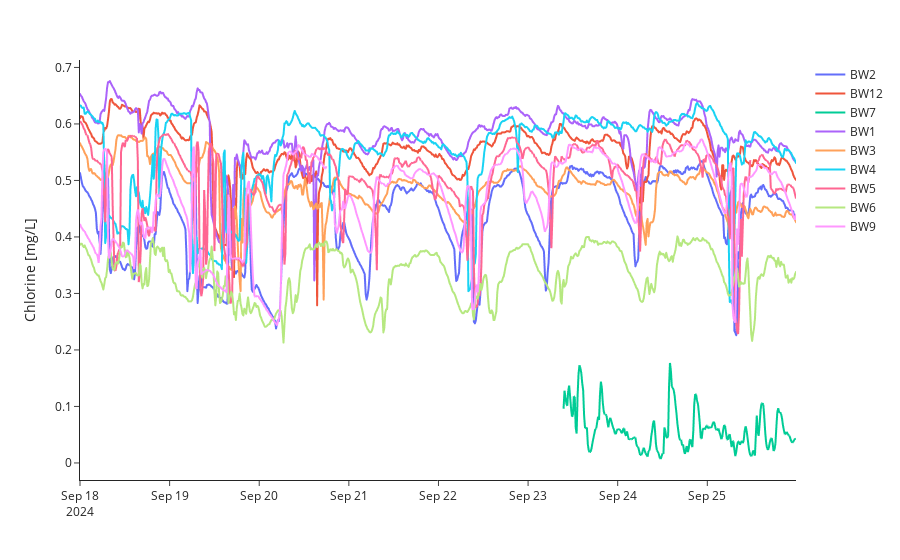

This figure's notebook cell:
### Markdown cell above
### Time series plotting
Chlorine data.

### Code cell
try:
    wq_bwfl_ids = wq_df['bwfl_id'].unique()
    plot_wq_df = wq_df[(wq_df['data_type'] == 'chlorine')]
    fig = px.line(
        plot_wq_df,
        x='datetime',
        y='mean',
        color='bwfl_id',
    )
    fig.update_layout(
        xaxis_title='',
        yaxis_title='Chlorine [mg/L]',
        legend_title_text='',
        template='simple_white',
        height=450,
    )
    fig.show()
except:
    print("Plotting data not available.")

### Figure 1 — Plotly figure (JSON) as saved in the notebook; plotly's stock layout.template omitted (floating-point values rounded to 4 significant figures; data arrays with more than 128 entries replaced by an {"elided": "..."} marker saying what was removed)
{"data": [{"hovertemplate": "bwfl_id=BW2<br>datetime=%{x}<br>mean=%{y}<extra></extra>", "legendgroup": "BW2", "line": {"color": "#636efa", "dash": "solid"}, "marker": {"symbol": "circle"}, "mode": "lines", "name": "BW2", "showlegend": true, "type": "scattergl", "x": {"elided": "768 str values"}, "xaxis": "x", "y": {"elided": "768 float values"}, "yaxis": "y"}, {"hovertemplate": "bwfl_id=BW12<br>datetime=%{x}<br>mean=%{y}<extra></extra>", "legendgroup": "BW12", "line": {"color": "#EF553B", "dash": "solid"}, "marker": {"symbol": "circle"}, "mode": "lines", "name": "BW12", "showlegend": true, "type": "scattergl", "x": {"elided": "768 str values"}, "xaxis": "x", "y": {"elided": "768 float values"}, "yaxis": "y"}, {"hovertemplate": "bwfl_id=BW7<br>datetime=%{x}<br>mean=%{y}<extra></extra>", "legendgroup": "BW7", "line": {"color": "#00cc96", "dash": "solid"}, "marker": {"symbol": "circle"}, "mode": "lines", "name": "BW7", "showlegend": true, "type": "scattergl", "x": {"elided": "768 str values"}, "xaxis": "x", "y": {"elided": "768 float values"}, "yaxis": "y"}, {"hovertemplate": "bwfl_id=BW1<br>datetime=%{x}<br>mean=%{y}<extra></extra>", "legendgroup": "BW1", "line": {"color": "#ab63fa", "dash": "solid"}, "marker": {"symbol": "circle"}, "mode": "lines", "name": "BW1", "showlegend": true, "type": "scattergl", "x": {"elided": "768 str values"}, "xaxis": "x", "y": {"elided": "768 float values"}, "yaxis": "y"}, {"hovertemplate": "bwfl_id=BW3<br>datetime=%{x}<br>mean=%{y}<extra></extra>", "legendgroup": "BW3", "line": {"color": "#FFA15A", "dash": "solid"}, "marker": {"symbol": "circle"}, "mode": "lines", "name": "BW3", "showlegend": true, "type": "scattergl", "x": {"elided": "768 str values"}, "xaxis": "x", "y": {"elided": "768 float values"}, "yaxis": "y"}, {"hovertemplate": "bwfl_id=BW4<br>datetime=%{x}<br>mean=%{y}<extra></extra>", "legendgroup": "BW4", "line": {"color": "#19d3f3", "dash": "solid"}, "marker": {"symbol": "circle"}, "mode": "lines", "name": "BW4", "showlegend": true, "type": "scattergl", "x": {"elided": "768 str values"}, "xaxis": "x", "y": {"elided": "768 float values"}, "yaxis": "y"}, {"hovertemplate": "bwfl_id=BW5<br>datetime=%{x}<br>mean=%{y}<extra></extra>", "legendgroup": "BW5", "line": {"color": "#FF6692", "dash": "solid"}, "marker": {"symbol": "circle"}, "mode": "lines", "name": "BW5", "showlegend": true, "type": "scattergl", "x": {"elided": "768 str values"}, "xaxis": "x", "y": {"elided": "768 float values"}, "yaxis": "y"}, {"hovertemplate": "bwfl_id=BW6<br>datetime=%{x}<br>mean=%{y}<extra></extra>", "legendgroup": "BW6", "line": {"color": "#B6E880", "dash": "solid"}, "marker": {"symbol": "circle"}, "mode": "lines", "name": "BW6", "showlegend": true, "type": "scattergl", "x": {"elided": "768 str values"}, "xaxis": "x", "y": {"elided": "768 float values"}, "yaxis": "y"}, {"hovertemplate": "bwfl_id=BW9<br>datetime=%{x}<br>mean=%{y}<extra></extra>", "legendgroup": "BW9", "line": {"color": "#FF97FF", "dash": "solid"}, "marker": {"symbol": "circle"}, "mode": "lines", "name": "BW9", "showlegend": true, "type": "scattergl", "x": {"elided": "768 str values"}, "xaxis": "x", "y": {"elided": "768 float values"}, "yaxis": "y"}], "layout": {"autosize": true, "legend": {"title": {"text": ""}, "tracegroupgap": 0}, "margin": {"t": 60}, "xaxis": {"anchor": "y", "autorange": true, "domain": [0, 1], "range": ["2024-09-18", "2024-09-25 23:45"], "title": {"text": ""}, "type": "date"}, "yaxis": {"anchor": "x", "autorange": true, "domain": [0, 1], "range": [-0.03017, 0.7132], "title": {"text": "Chlorine [mg/L]"}, "type": "linear"}}}
